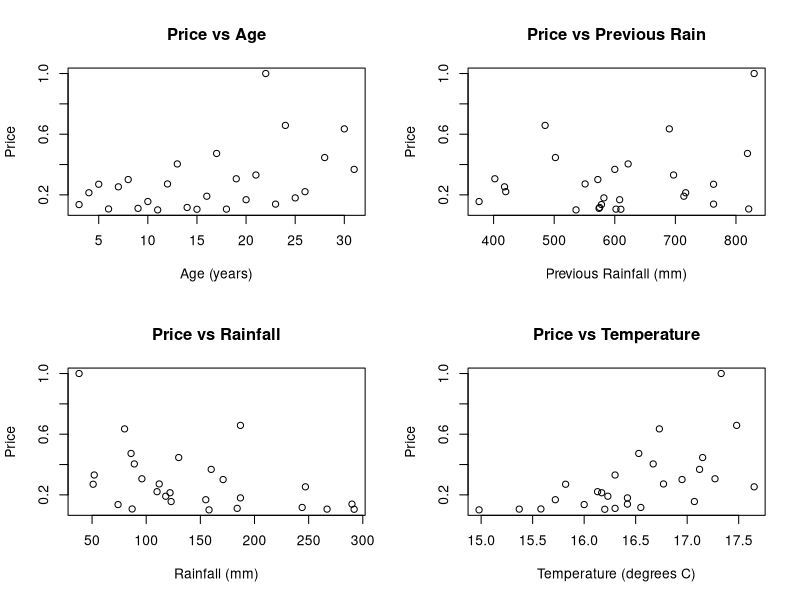
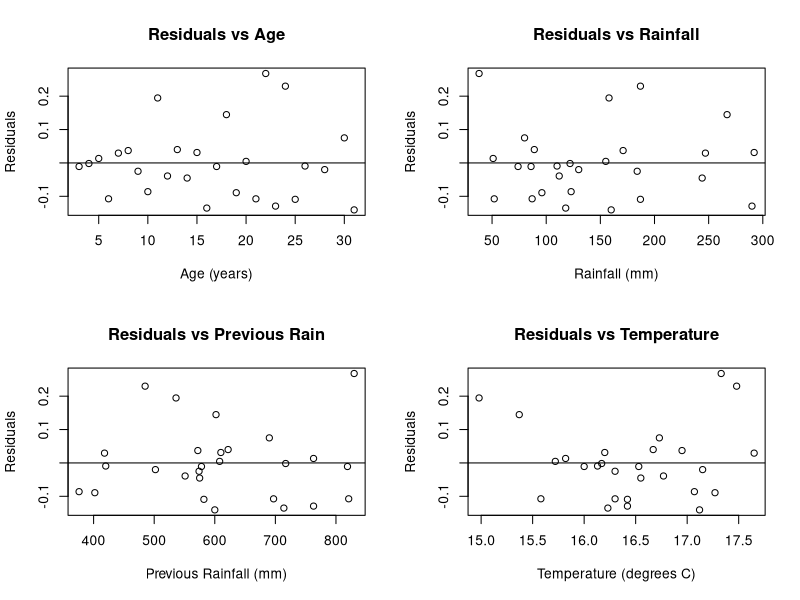
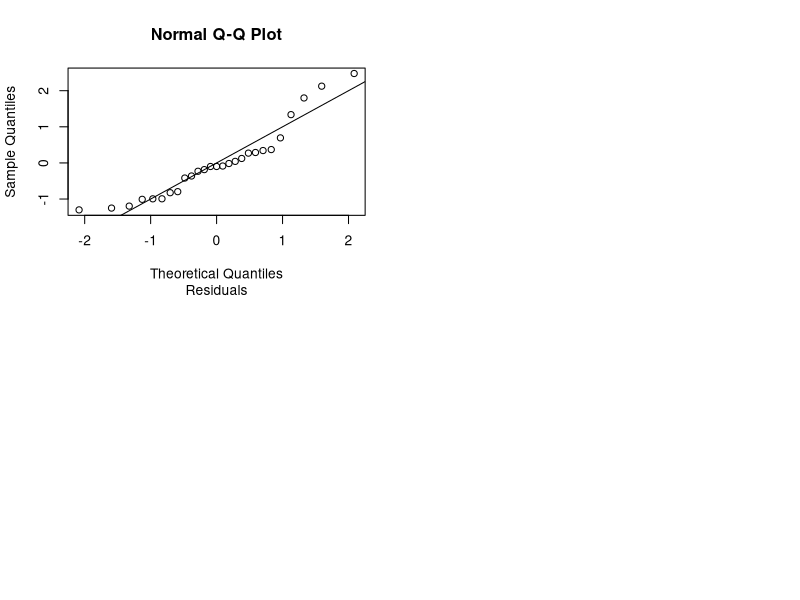
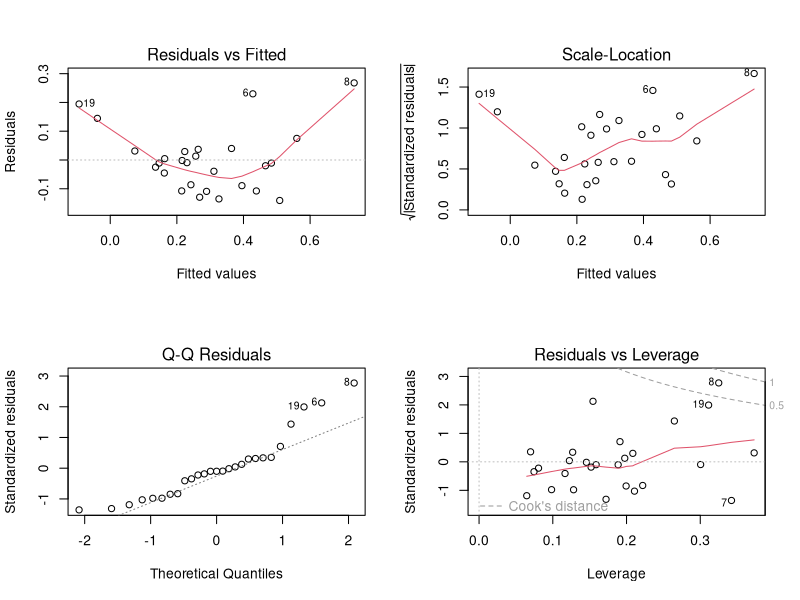
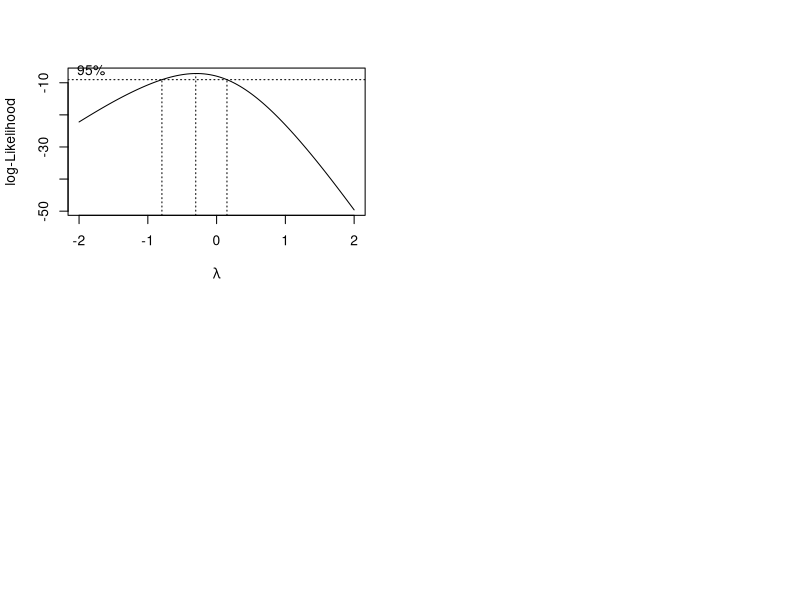
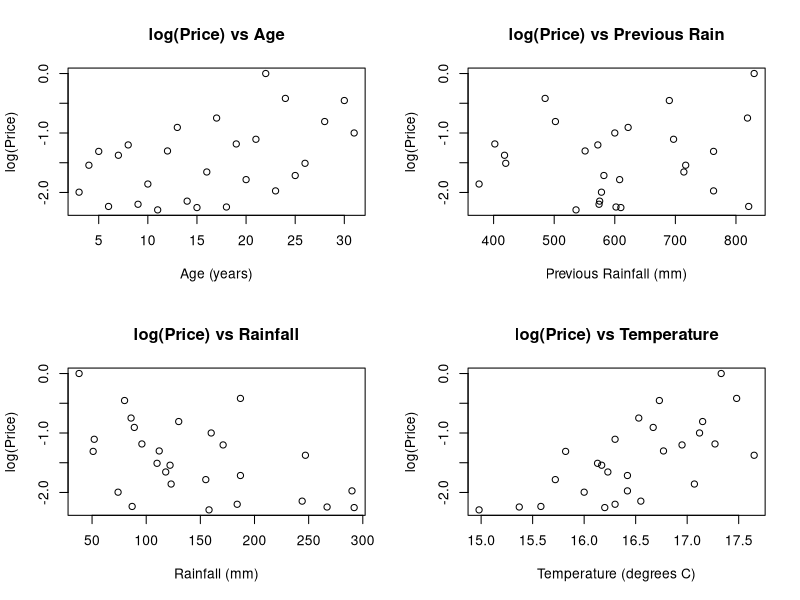
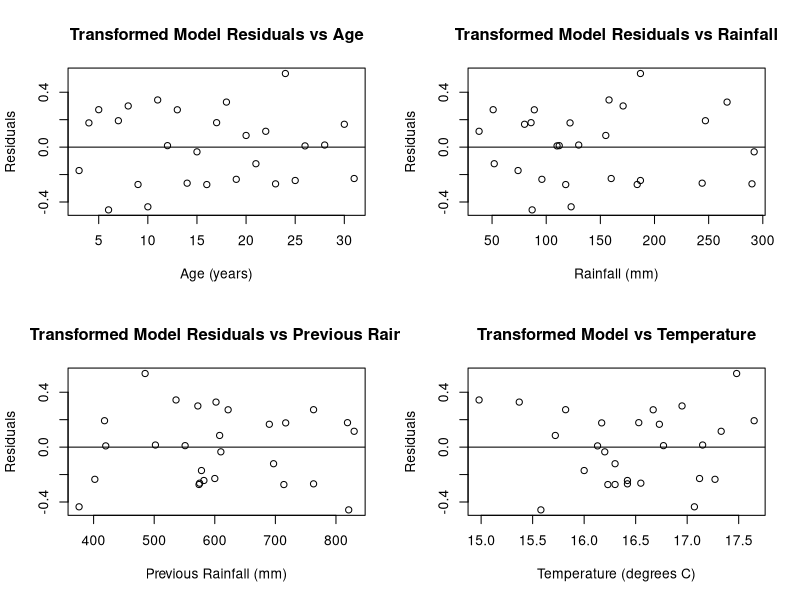
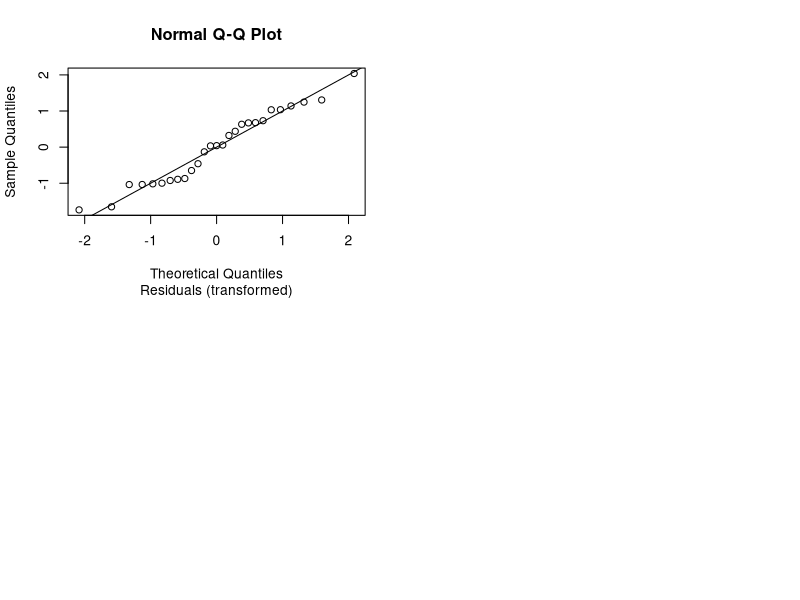

Here is the R script that generated these plots, in order:
## ---- chunk 1
knitr::opts_chunk$set(echo = TRUE)
## ---- chunk 2
## Set Working Directory
  setwd("/Users/Chris/Documents/R/Linear Regression Modeling for Vintage Bordeaux")
	getwd()

## Import Data
	data <- read.csv(file.path("Bordeaux.csv"), header = TRUE,sep=",")
	data
## ---- chunk 3

## ---- chunk 4
y <- data$Price
x1 <- data$Age
x2 <- data$Rain
x3 <- data$PrevRain
x4 <- data$Temp

# multiple linear regression
fit <- lm(Price ~ Age + Rain + PrevRain + Temp, data = data)

## ---- chunk 5

## ---- chunk 6
summary(fit)
summary(aov(fit))
## ---- chunk 7

## ---- chunk 8
## 1. check for linearity
layout(matrix(c(1,2,3,4),2,2))

## run simple plots with each variable to check for linearity
plot(y ~ x1, main = "Price vs Age", xlab = "Age (years)", ylab = "Price")
plot(y ~ x2, main = "Price vs Rainfall", xlab = "Rainfall (mm)", ylab = "Price")
plot(y ~ x3, main = "Price vs Previous Rain", xlab = "Previous Rainfall (mm)", ylab = "Price")
plot(y ~ x4, main = "Price vs Temperature", xlab = "Temperature (degrees C)", ylab = "Price")

## Residual Plots e_i vs x_i
par(mfrow = c(2,2))
plot(resid(fit)~x1, main = "Residuals vs Age", 
     xlab = "Age (years)", ylab = "Residuals")
  abline(h = 0)
plot(resid(fit)~x2, main = "Residuals vs Rainfall",
     xlab = "Rainfall (mm)", ylab = "Residuals")
	abline(h = 0)
plot(resid(fit)~x3, main = "Residuals vs Previous Rain",
     xlab = "Previous Rainfall (mm)", ylab = "Residuals")
	abline(h = 0)
plot(resid(fit)~x4, main = "Residuals vs Temperature",
     xlab = "Temperature (degrees C)", ylab = "Residuals")
	abline(h = 0)

## ---- chunk 9
## 2. Check for Independence
	
##Lag 1 Autocorrelation
n = length(y)
acf(resid(fit), lag.max = 1, plot = FALSE)
2 / sqrt(n)
## ---- chunk 10
## 3. Check for normality of Residuals

# q-q plot
z <- ( fit$residuals - mean(fit$residuals) ) / sd(fit$residuals)
qqnorm(z, sub = "Residuals")
abline(a = 0, b = 1)

## ---- chunk 11

# residual plots
layout(matrix(c(1,2,3,4),2,2))
plot(fit)

## ---- chunk 12

## ---- chunk 13
## Load additional library
	library(MASS)

# Plot of Log-likelihood function vs lambda
	boxcox(y ~ x1 + x2 +x3 + x4,
            plotit=T, lambda = seq(-2, 2, length = 10))
	## Looking for lambda values 95% and above
	## The "best" estimate for lambda is where the curve
	## is at maximum (lambda approximately 0)
	## A 95% confidence interval for lambda is
	## approximately -1.3 to 1.3


## List of values of lambda and corresponding Log-likelihood function
	boxcox(y ~ x1 + x2 +x3 + x4,
            plotit=F, lambda = seq(0, 0.5, length = 10))

	lambda <- 0


## Box-Cox power transformation
	trans.y <- log(y)
	trans.y	## transformed y values
	y	## original dataset y values

## Linear regression of the transformated data
	trans.fit <- lm(trans.y ~ Age + Rain + PrevRain + Temp, data = data)

## ---- chunk 14

## ---- chunk 15
## 1. check for linearity
layout(matrix(c(1,2,3,4),2,2))

## run simple plots with each variable to check for linearity
plot(trans.y ~ x1, main = "log(Price) vs Age", xlab = "Age (years)", ylab = "log(Price)")
plot(trans.y ~ x2, main = "log(Price) vs Rainfall", xlab = "Rainfall (mm)", ylab = "log(Price)")
plot(trans.y ~ x3, main = "log(Price) vs Previous Rain",
     xlab = "Previous Rainfall (mm)", ylab = "log(Price)")
plot(trans.y ~ x4, main = "log(Price) vs Temperature",
     xlab = "Temperature (degrees C)", ylab = "log(Price)")

## Residual Plots e_i vs x_i
par(mfrow = c(2,2))
plot(resid(trans.fit)~x1, main = "Transformed Model Residuals vs Age",
     xlab = "Age (years)", ylab = "Residuals")
  abline(h = 0)
plot(resid(trans.fit)~x2, main = "Transformed Model Residuals vs Rainfall",
     xlab = "Rainfall (mm)", ylab = "Residuals")
	abline(h = 0)
plot(resid(trans.fit)~x3, main = "Transformed Model Residuals vs Previous Rain",
     xlab = "Previous Rainfall (mm)", ylab = "Residuals")
	abline(h = 0)
plot(resid(trans.fit)~x4, main = "Transformed Model vs Temperature",
     xlab = "Temperature (degrees C)", ylab = "Residuals")
	abline(h = 0)

## ---- chunk 16
summary(trans.fit)
summary(aov(trans.fit))
## ---- chunk 17
## 2. Check for Independence
	
##Lag 1 Autocorrelation
n = length(trans.y)
acf(resid(trans.fit), lag.max = 1, plot = FALSE)
2 / sqrt(n)

## ---- chunk 18
## 3. Check for normality of Residuals

# q-q plot
z <- (trans.fit$residuals - mean(trans.fit$residuals) ) / sd(trans.fit$residuals)
qqnorm(z, sub = "Residuals (transformed)")
abline(a = 0, b = 1)


## ---- chunk 19
	## Shapiro-Wilk
  shapiro.test(trans.fit$residuals)

## ---- chunk 20

# residual plots
layout(matrix(c(1,2,3,4),2,2))
plot(trans.fit)

## ---- chunk 21
summary(trans.fit)
